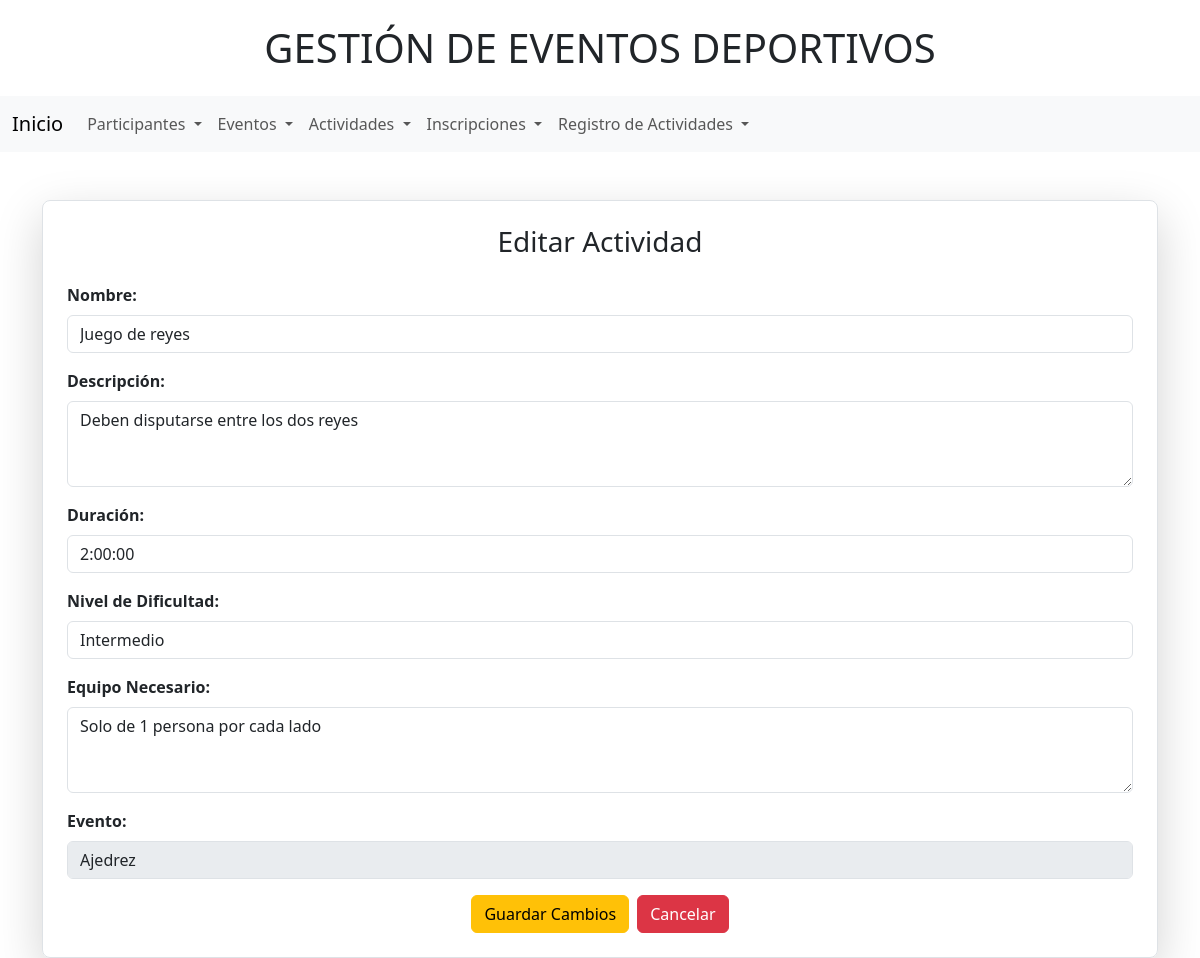
/editarActividad/1/, run on the app's committed database.
### Aplicaciones/Gestiones/models.py (models this page shows, shortened)
class Actividad(models.Model):
    id = models.AutoField(primary_key=True)
    nombre = models.CharField(max_length=200)
    descripcion = models.TextField()
    duracion = models.DurationField()
    evento = models.ForeignKey(Evento, on_delete=models.CASCADE, related_name="actividades")
    nivel_dificultad = models.CharField(max_length=50, choices=[('Facil', 'Fácil'), ('Intermedio', 'Intermedio'), ('Avanzado', 'Avanzado')])
    equipo_necesario = models.TextField()

class Evento(models.Model):
    id = models.AutoField(primary_key=True)
    nombre = models.CharField(max_length=200)
    descripcion = models.TextField()
    fecha_inicio = models.DateField()
    fecha_fin = models.DateField()
    ubicacion = models.CharField(max_length=200)
    organizador = models.CharField(max_length=100)
    cupo_maximo = models.PositiveIntegerField(default=0)

### Aplicaciones/Gestiones/views.py (the view)
# urls.py: path('editarActividad/<int:actividad_id>/', views.editarActividad, name='editarActividad'),
def editarActividad(request, actividad_id):
    actividad = get_object_or_404(Actividad, id=actividad_id)
    return render(request, 'editarActividades.html', {'actividad': actividad})

### Aplicaciones/Gestiones/templates/editarActividades.html (shortened to what this page needs)
{% extends "./plantilla.html" %}
{% block contenido %}
<div class="container mt-5">
    <div class="border p-4 rounded-3 shadow-lg">
        <h3 class="mb-4 text-center">Editar Actividad</h3>
        <form action="/procesarEdicionActividad/" id="frm_editar_actividad" method="post">
            <div class="mb-3">
                <label for="txt_nombre" class="form-label"><b>Nombre:</b></label>
                <input type="text" name="txt_nombre" id="txt_nombre" class="form-control" value="{{ actividad.nombre }}" required>
            </div>
            <div class="mb-3">
                <label for="txt_descripcion" class="form-label"><b>Descripción:</b></label>
                <textarea name="txt_descripcion" id="txt_descripcion" class="form-control" rows="3" required>{{ actividad.descripcion }}</textarea>
            </div>
            <div class="mb-3">
                <label for="txt_duracion" class="form-label"><b>Duración:</b></label>
                <input type="text" name="txt_duracion" id="txt_duracion" class="form-control" value="{{ actividad.duracion }}" required>
            </div>
            <div class="mb-3">
                <label for="txt_nivel_dificultad" class="form-label"><b>Nivel de Dificultad:</b></label>
                <select name="txt_nivel_dificultad" id="txt_nivel_dificultad" class="form-control" required>
                    <option value="Intermedio" {% if actividad.nivel_dificultad == 'Intermedio' %}selected{% endif %}>Intermedio</option>
                </select>
            </div>
            <div class="mb-3">
                <label for="txt_equipo_necesario" class="form-label"><b>Equipo Necesario:</b></label>
                <textarea name="txt_equipo_necesario" id="txt_equipo_necesario" class="form-control" rows="3">{{ actividad.equipo_necesario }}</textarea>
            </div>
            <div class="mb-3">
                <label for="txt_evento" class="form-label"><b>Evento:</b></label>
                <input type="text" name="txt_evento" id="txt_evento" class="form-control" value="{{ actividad.evento.nombre }}" disabled>
            </div>
            <div class="d-flex justify-content-center">
                <button type="submit" class="btn btn-warning me-2">Guardar Cambios</button>
                <a href="/listadoActividades/" class="btn btn-danger">Cancelar</a>
            </div>
        </form>
    </div>
</div>
{% endblock %}

### data on the page
Actividad: txt_nombre "Juego de reyes", txt_descripcion "Deben disputarse entre los dos reyes", txt_duracion "2:00:00", txt_nivel_dificultad "Intermedio", txt_equipo_necesario "Solo de 1 persona por cada lado", txt_evento "Ajedrez"
